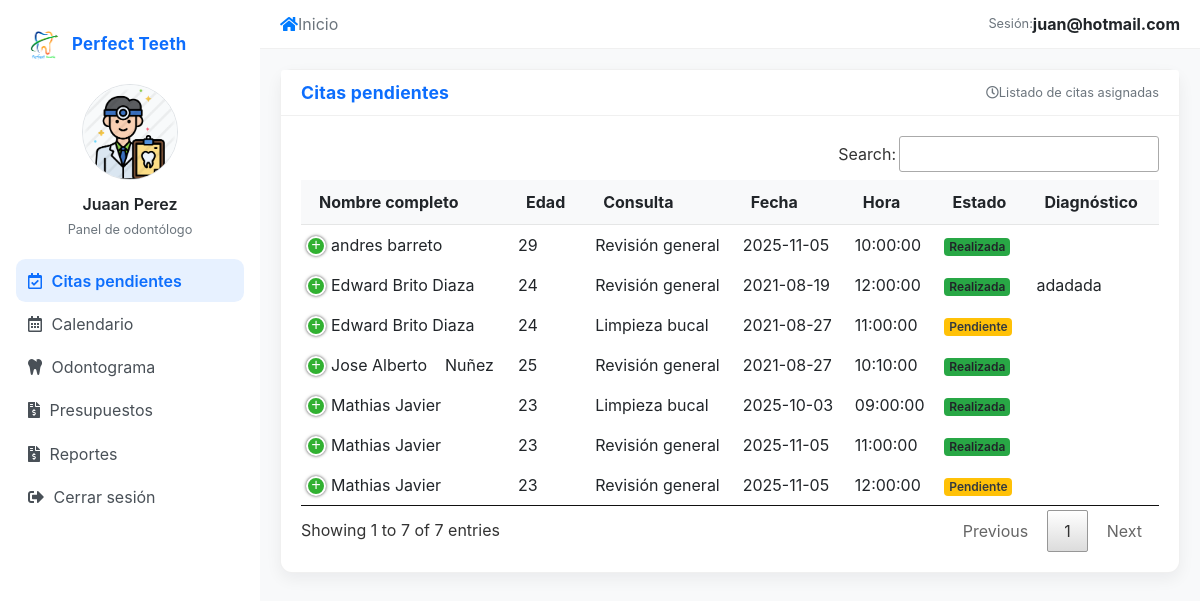
Screenshot of /admin/inicioAdmin.php (signed in) with the database file from the repository.
### tables this page shows
CREATE TABLE `doctor` (
  `id_doctor` int(11) NOT NULL AUTO_INCREMENT,
  `nombreD` varchar(255) NOT NULL,
  `apellido` varchar(255) NOT NULL,
  `sexo` varchar(255) NOT NULL,
  `fecha_nacimiento` date NOT NULL,
  `telefono` varchar(255) NOT NULL,
  `correo_eletronico` varchar(255) NOT NULL,
  `clave` varchar(255) NOT NULL,
  `id_especialidad` int(255) NOT NULL,
  PRIMARY KEY (`id_doctor`),
  KEY `id_especialidad` (`id_especialidad`),
  CONSTRAINT `id_especialidad` FOREIGN KEY (`id_especialidad`) REFERENCES `especialidad` (`id_especialidad`)
);

CREATE TABLE `citas` (
  `id_cita` int(11) NOT NULL AUTO_INCREMENT,
  `id_paciente` int(11) NOT NULL,
  `id_doctor` int(11) NOT NULL,
  `fecha_cita` date NOT NULL,
  `hora_cita` time NOT NULL,
  `id_consultas` int(11) NOT NULL,
  `estado` varchar(11) NOT NULL,
  PRIMARY KEY (`id_cita`),
  KEY `consultas-pacientes` (`id_consultas`),
  KEY `doctor-cita` (`id_doctor`),
  KEY `id_paciente` (`id_paciente`),
  CONSTRAINT `consultas-pacientes` FOREIGN KEY (`id_consultas`) REFERENCES `consultas` (`id_consultas`),
  CONSTRAINT `doctor-cita` FOREIGN KEY (`id_doctor`) REFERENCES `doctor` (`id_doctor`),
  CONSTRAINT `id_paciente` FOREIGN KEY (`id_paciente`) REFERENCES `pacientes` (`id_paciente`)
);

CREATE TABLE `pacientes` (
  `id_paciente` int(11) NOT NULL AUTO_INCREMENT,
  `nombre` varchar(255) NOT NULL,
  `apellido` varchar(255) NOT NULL,
  `cedula` varchar(20) NOT NULL,
  `telefono` varchar(50) NOT NULL,
  `sexo` varchar(60) NOT NULL,
  `fecha_nacimiento` date NOT NULL,
  `correo_electronico` varchar(255) NOT NULL,
  `clave` varchar(255) NOT NULL,
  PRIMARY KEY (`id_paciente`)
);

CREATE TABLE `consultas` (
  `id_consultas` int(11) NOT NULL AUTO_INCREMENT,
  `tipo` varchar(255) NOT NULL,
  PRIMARY KEY (`id_consultas`)
);

CREATE TABLE `paciente_diagnostico` (
  `id_diagnostico` int(11) NOT NULL AUTO_INCREMENT,
  `id_cita` int(11) NOT NULL,
  `descripcion` varchar(255) NOT NULL,
  `medicina` varchar(255) DEFAULT NULL,
  PRIMARY KEY (`id_diagnostico`),
  KEY `id_cita_fk` (`id_cita`),
  CONSTRAINT `id_cita_fk` FOREIGN KEY (`id_cita`) REFERENCES `citas` (`id_cita`)
);

### php/consultas.php (called while the page is built, shortened)
<?php
function consultarDoctor($link, $id)
{
    $query = "SELECT * FROM `doctor` WHERE `id_doctor` = '$id'";
    $resultado = mysqli_query($link, $query);
    if (mysqli_num_rows($resultado) == 1) {
        $row = mysqli_fetch_assoc($resultado);
        return $row;
    } else {
        $_SESSION['MensajeTexto'] = "Error validando datos del doctor";
        $_SESSION['MensajeTipo'] = "p-3 mb-2 bg-danger text-white";
        header("Location: /sistema_de_cita_odontologica-main/index.php");
        exit();
    }
}
function MostrarCitas($link, $id)
{
    $query = "
        SELECT
            c.id_cita,
            p.nombre,
            p.apellido,
            d.nombreD,
            p.fecha_nacimiento,
            c.fecha_cita,
            c.hora_cita,
            con.tipo,
            c.estado,
            YEAR(CURDATE()) - YEAR(p.fecha_nacimiento) AS años,
            pd.descripcion
        FROM
            `citas` AS c
        LEFT JOIN `pacientes` AS p ON p.id_paciente = c.id_paciente
        LEFT JOIN `doctor` AS d ON d.id_doctor = c.id_doctor
        LEFT JOIN `consultas` AS con ON con.id_consultas = c.id_consultas
        LEFT JOIN `paciente_diagnostico` AS pd ON pd.id_cita = c.id_cita
        WHERE d.id_doctor = $id;
    ";
    return mysqli_query($link, $query);
}
?>

### Admin/inicioAdmin.php (the view, shortened to what this page needs)
<?php
include_once('../php/conexionDB.php');
include_once('../php/consultas.php');
if (isset($_SESSION['id_doctor'])) {
  $vUsuario = $_SESSION['id_doctor'];
  $row = consultarDoctor($link, $vUsuario);
  $resultadoCitas = MostrarCitas($link, $vUsuario);
} else {
  $_SESSION['MensajeTexto'] = "Error: acceso al sistema no registrado.";
  $_SESSION['MensajeTipo'] = "p-3 mb-2 bg-danger text-white";
  header("Location: ./index.php");
  exit;
}
$SIDEBAR_ACTIVE = 'citas';
$DOCTOR_NAME    = utf8_decode(($row['nombreD'] ?? '').' '.($row['apellido'] ?? ''));
$DOCTOR_SEX     = $row['sexo'] ?? 'Masculino';
$AVATAR_IMG     = ($DOCTOR_SEX === 'Femenino') ? '../src/img/odontologa.png' : '../src/img/odontologo.png';
?>
<!doctype html>
<html lang="es">
<head>
  <link rel="stylesheet" href="../src/css/lib/bootstrap/css/bootstrap.min.css">
  <link rel="stylesheet" href="../src/css/lib/fontawesome/css/all.min.css">
  <link rel="stylesheet" href="../src/js/lib/datatable/css/jquery.dataTables.min.css">
  <link rel="stylesheet" href="../src/js/lib/datatable/css/responsive.dataTables.min.css">
</head>
<body>
<div class="app">
  <aside class="sidebar">
    <div class="brand mb-2">
      <img src="../src/img/logo.png" alt="Perfect Teeth" width="32" height="32">
      <h1 class="brand-title">Perfect Teeth</h1>
    </div>
    <div class="profile">
      <img src="<?php echo $AVATAR_IMG; ?>" class="rounded-circle border" alt="Perfil">
      <div class="name"><?php echo htmlspecialchars($DOCTOR_NAME); ?></div>
      <div class="text-muted small">Panel de odontólogo</div>
    </div>
    <nav class="nav-menu">
      <a class="nav-link <?php echo ($SIDEBAR_ACTIVE==='citas'?'active':''); ?>" href="/sistema_de_cita_odontologica-main/admin/inicioAdmin.php">
        <i class="far fa-calendar-check"></i><span>Citas pendientes</span>
      </a>
      <a class="nav-link <?php echo ($SIDEBAR_ACTIVE==='calendario'?'active':''); ?>" href="calendar.php">
        <i class="far fa-calendar-alt"></i><span>Calendario</span>
      </a>
      <a class="nav-link <?php echo ($SIDEBAR_ACTIVE==='odontograma'?'active':''); ?>" href="../odontograma.php">
        <i class="fas fa-tooth"></i><span>Odontograma</span>
      </a>
        <a class="nav-link <?php echo ($SIDEBAR_ACTIVE==='presupuestos'?'active':''); ?>" href="presupuestos_doctor.php">
    <i class="fas fa-file-invoice-dollar"></i><span>Presupuestos</span>
  </a>
       <a class="nav-link <?php echo ($SIDEBAR_ACTIVE==='presupuestos'?'active':''); ?>" href="reportes_doctor.php">
    <i class="fas fa-file-invoice-dollar"></i><span>Reportes</span>
  </a>
      <a class="nav-link" href="../php/cerrar.php">
        <i class="fas fa-sign-out-alt"></i><span>Cerrar sesión</span>
      </a>
    </nav>
  </aside>
  <div class="main">
    <header class="topbar">
      <div class="container-max d-flex align-items-center justify-content-between">
        <div class="d-flex align-items-center gap-2">
          <i class="fas fa-home text-primary"></i>
          <span class="text-muted">Inicio</span>
        </div>
        <div class="d-flex align-items-center gap-2">
          <span class="small text-muted">Sesión:</span>
          <strong><?php echo htmlspecialchars($row['correo_eletronico'] ?? ''); ?></strong>
        </div>
      </div>
    </header>
    <main class="content">
      <div class="container-max">
        <div class="card">
          <div class="card-header d-flex align-items-center justify-content-between">
            <h2 class="section-title mb-0">Citas pendientes</h2>
            <div class="text-muted small">
              <i class="far fa-clock me-1"></i>Listado de citas asignadas
            </div>
          </div>
          <div class="card-body">
            <div class="table-responsive">
              <table id="tabla-citas" class="table table-hover table-borderless align-middle nowrap" style="width:100%">
                <thead class="bg-light">
                  <tr>
                    <th>Nombre completo</th>
                    <th>Edad</th>
                    <th>Consulta</th>
                    <th>Fecha</th>
                    <th>Hora</th>
                    <th>Estado</th>
                    <th>Diagnóstico</th>
                  </tr>
                </thead>
                <tbody>
                <?php while ($c = mysqli_fetch_array($resultadoCitas, MYSQLI_ASSOC)): ?>
                  <tr>
                    <td><?php echo htmlspecialchars(($c['nombre'] ?? '').' '.($c['apellido'] ?? '')); ?></td>
                    <td><?php echo htmlspecialchars($c['años'] ?? ''); ?></td>
                    <td><?php echo htmlspecialchars($c['tipo'] ?? ''); ?></td>
                    <td><?php echo htmlspecialchars($c['fecha_cita'] ?? ''); ?></td>
                    <td><?php echo htmlspecialchars($c['hora_cita'] ?? ''); ?></td>
                    <td>
                      <?php if (($c['estado'] ?? '') === 'A'): ?>
                        <span class="badge bg-success badge-estado">Realizada</span>
                      <?php else: ?>
                        <span class="badge bg-warning text-dark badge-estado">Pendiente</span>
                      <?php endif; ?>
                    </td>
                    <td class="text-truncate" style="max-width:260px;"><?php echo htmlspecialchars($c['descripcion'] ?? ''); ?></td>
                  </tr>
                <?php endwhile; ?>
                </tbody>
              </table>
            </div>
          </div>
        </div>
      </div>
    </main>
  </div>
</div>
</body>
</html>

### Admin/inicioAdmin.php (style rules this page uses)
:root { --brand:#0d6efd; --brand-100:#e7f1ff; --surface:#f8f9fa; --text:#212529; --sidebar-w:260px; --maxw:1200px; --radius:12px; }
* { box-sizing:border-box; }
html, body { height:100%; }
html { overflow-y:auto; overflow-x:hidden; }
body { margin:0; background:var(--surface); color:var(--text); font-feature-settings:"liga" 1, "calt" 1; -webkit-font-smoothing:antialiased; -moz-osx-font-smoothing:grayscale; }
.sidebar { background:#fff; border-right:0 !important; box-shadow:none !important; position:fixed; top:0; left:0; width:var(--sidebar-w); height:100vh; padding:1.25rem 1rem; overflow-y:hidden !important; overflow-x:hidden !important; z-index:1030; transform:none !important; }
.sidebar::before,.sidebar::after { content:none !important; display:none !important; }
.brand { display:flex; align-items:center; gap:.75rem; padding:.5rem .75rem; border-radius:.75rem; }
.brand-title { margin:0; font-weight:700; letter-spacing:.3px; color:var(--brand); font-size:1.05rem; }
.profile { text-align:center; margin:1rem 0 1.25rem; }
.profile img { width:96px; height:96px; object-fit:cover; }
.profile .name { margin:.75rem 0 .25rem; font-weight:600; }
.nav-menu .nav-link { border-radius:.6rem; color:#495057; display:flex; align-items:center; gap:.6rem; padding:.6rem .75rem; text-decoration:none; }
.nav-menu .nav-link:hover, .nav-menu .nav-link.active { background:var(--brand-100); color:var(--brand); text-decoration:none; font-weight:600; }
.main { margin-left:var(--sidebar-w); min-height:100vh; display:flex; flex-direction:column; }
.container-max { width:100%; max-width:var(--maxw); margin:0 auto; padding:0 1.25rem; }
.topbar { background:#fff; border-bottom:1px solid rgba(0,0,0,.06); padding:.75rem 0; position:sticky; top:0; z-index:10; }
.content { padding:1.25rem 0 2rem; }
.card { border-radius:var(--radius); border:1px solid rgba(0,0,0,.06); box-shadow:0 6px 16px rgba(15,23,42,.06); }
.card-header { background:#fff; border-bottom:1px solid rgba(0,0,0,.06); border-top-left-radius:var(--radius); border-top-right-radius:var(--radius); }
.section-title { margin:0; font-size:1.1rem; font-weight:700; color:var(--brand); letter-spacing:.2px; }
table.dataTable thead th { border-bottom:1px solid rgba(0,0,0,.08); white-space:nowrap; font-weight:700; }
#tabla-citas tbody td { vertical-align:middle; }
.text-truncate { white-space:nowrap; overflow:hidden; text-overflow:ellipsis; }
.badge-estado { font-weight:600; }

### rows the page displays
doctor: DOCTOR_NAME "Juaan Perez", correo_eletronico "juan@hotmail.com"
citas: id_paciente.apellido "Jose Alberto Nuñez", años "25", id_consultas.tipo "Revisión general", fecha_cita "2021-08-27", hora_cita "10:10:00", estado "Realizada"
citas: id_paciente.apellido "Edward Brito Diaza", años "24", id_consultas.tipo "Revisión general", fecha_cita "2021-08-19", hora_cita "12:00:00", estado "Realizada", paciente_diagnostico.descripcion "adadada"
citas: id_paciente.apellido "Edward Brito Diaza", años "24", id_consultas.tipo "Limpieza bucal", fecha_cita "2021-08-27", hora_cita "11:00:00", estado "Pendiente"
citas: id_paciente.apellido "Mathias Javier", años "23", id_consultas.tipo "Limpieza bucal", fecha_cita "2025-10-03", hora_cita "09:00:00", estado "Realizada"
citas: id_paciente.apellido "andres barreto", años "29", id_consultas.tipo "Revisión general", fecha_cita "2025-11-05", hora_cita "10:00:00", estado "Realizada"
citas: id_paciente.apellido "Mathias Javier", años "23", id_consultas.tipo "Revisión general", fecha_cita "2025-11-05", hora_cita "11:00:00", estado "Realizada"
citas: id_paciente.apellido "Mathias Javier", años "23", id_consultas.tipo "Revisión general", fecha_cita "2025-11-05", hora_cita "12:00:00", estado "Pendiente"
